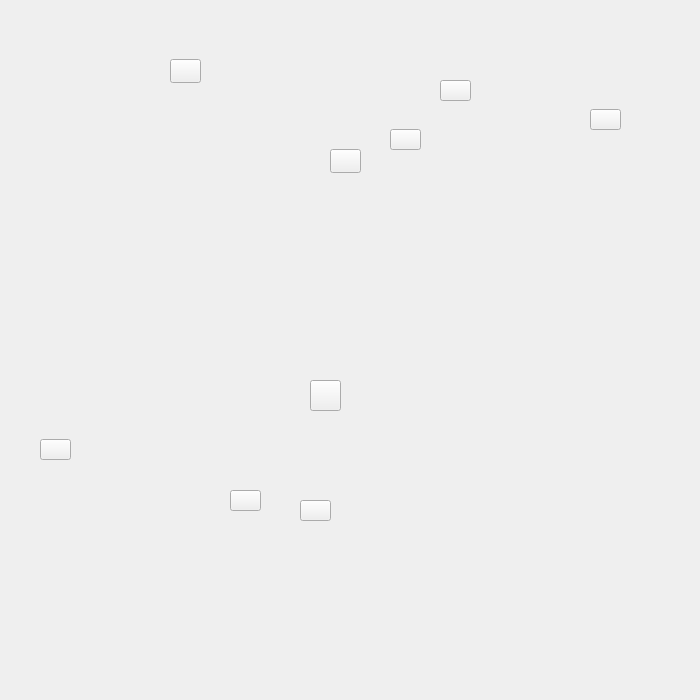
<?xml version="1.0" encoding="UTF-8"?>
<ui version="4.0">
 <class>TravelQuYuanClass</class>
 <widget class="QWidget" name="TravelQuYuanClass">
  <property name="geometry">
   <rect>
    <x>0</x>
    <y>0</y>
    <width>700</width>
    <height>700</height>
   </rect>
  </property>
  <property name="minimumSize">
   <size>
    <width>700</width>
    <height>700</height>
   </size>
  </property>
  <property name="maximumSize">
   <size>
    <width>700</width>
    <height>700</height>
   </size>
  </property>
  <property name="windowTitle">
   <string>TravelQuYuan</string>
  </property>
  <property name="styleSheet">
   <string notr="true"/>
  </property>
  <widget class="QPushButton" name="two">
   <property name="geometry">
    <rect>
     <x>230</x>
     <y>490</y>
     <width>31</width>
     <height>21</height>
    </rect>
   </property>
   <property name="styleSheet">
    <string notr="true">background-image: url(:/login/res/2.png);</string>
   </property>
   <property name="text">
    <string/>
   </property>
   <property name="icon">
    <iconset resource="login.qrc">
     <normaloff>:/login/res/2.png</normaloff>:/login/res/2.png</iconset>
   </property>
  </widget>
  <widget class="QPushButton" name="three">
   <property name="geometry">
    <rect>
     <x>300</x>
     <y>500</y>
     <width>31</width>
     <height>21</height>
    </rect>
   </property>
   <property name="styleSheet">
    <string notr="true">background-image: url(:/login/res/3.png);</string>
   </property>
   <property name="text">
    <string/>
   </property>
   <property name="icon">
    <iconset resource="login.qrc">
     <normaloff>:/login/res/3.png</normaloff>:/login/res/3.png</iconset>
   </property>
  </widget>
  <widget class="QPushButton" name="four">
   <property name="geometry">
    <rect>
     <x>310</x>
     <y>380</y>
     <width>31</width>
     <height>31</height>
    </rect>
   </property>
   <property name="styleSheet">
    <string notr="true">background-image: url(:/login/res/4.png);</string>
   </property>
   <property name="text">
    <string/>
   </property>
   <property name="icon">
    <iconset resource="login.qrc">
     <normaloff>:/login/res/4.png</normaloff>:/login/res/4.png</iconset>
   </property>
  </widget>
  <widget class="QPushButton" name="six">
   <property name="geometry">
    <rect>
     <x>440</x>
     <y>80</y>
     <width>31</width>
     <height>21</height>
    </rect>
   </property>
   <property name="styleSheet">
    <string notr="true">background-image: url(:/login/res/6.png);</string>
   </property>
   <property name="text">
    <string/>
   </property>
   <property name="icon">
    <iconset resource="login.qrc">
     <normaloff>:/login/res/6.png</normaloff>:/login/res/6.png</iconset>
   </property>
  </widget>
  <widget class="QWidget" name="widget" native="true">
   <property name="geometry">
    <rect>
     <x>0</x>
     <y>-1</y>
     <width>711</width>
     <height>721</height>
    </rect>
   </property>
   <property name="styleSheet">
    <string notr="true">background-image: url(:/login/res/QuYuan.png);</string>
   </property>
   <widget class="QPushButton" name="nine">
    <property name="geometry">
     <rect>
      <x>170</x>
      <y>60</y>
      <width>31</width>
      <height>24</height>
     </rect>
    </property>
    <property name="styleSheet">
     <string notr="true">background-image: url(:/login/res/9.png);</string>
    </property>
    <property name="text">
     <string/>
    </property>
    <property name="icon">
     <iconset resource="login.qrc">
      <normaloff>:/login/res/9.png</normaloff>:/login/res/9.png</iconset>
    </property>
   </widget>
   <widget class="QPushButton" name="seven">
    <property name="geometry">
     <rect>
      <x>390</x>
      <y>130</y>
      <width>31</width>
      <height>21</height>
     </rect>
    </property>
    <property name="styleSheet">
     <string notr="true">background-image: url(:/login/res/7.png);</string>
    </property>
    <property name="text">
     <string/>
    </property>
    <property name="icon">
     <iconset resource="login.qrc">
      <normaloff>:/login/res/7.png</normaloff>:/login/res/7.png</iconset>
    </property>
   </widget>
   <widget class="QPushButton" name="eight">
    <property name="geometry">
     <rect>
      <x>330</x>
      <y>150</y>
      <width>31</width>
      <height>24</height>
     </rect>
    </property>
    <property name="styleSheet">
     <string notr="true">background-image: url(:/login/res/8.png);</string>
    </property>
    <property name="text">
     <string/>
    </property>
    <property name="icon">
     <iconset resource="login.qrc">
      <normaloff>:/login/res/8.png</normaloff>:/login/res/8.png</iconset>
    </property>
   </widget>
   <widget class="QPushButton" name="one">
    <property name="geometry">
     <rect>
      <x>40</x>
      <y>440</y>
      <width>31</width>
      <height>21</height>
     </rect>
    </property>
    <property name="styleSheet">
     <string notr="true">
background-image: url(:/login/res/1.png);</string>
    </property>
    <property name="text">
     <string/>
    </property>
    <property name="icon">
     <iconset resource="login.qrc">
      <normaloff>:/login/res/1.png</normaloff>:/login/res/1.png</iconset>
    </property>
   </widget>
   <widget class="QPushButton" name="five">
    <property name="geometry">
     <rect>
      <x>590</x>
      <y>110</y>
      <width>31</width>
      <height>21</height>
     </rect>
    </property>
    <property name="styleSheet">
     <string notr="true">background-image: url(:/login/res/5.png);</string>
    </property>
    <property name="text">
     <string/>
    </property>
    <property name="icon">
     <iconset resource="login.qrc">
      <normaloff>:/login/res/5.png</normaloff>:/login/res/5.png</iconset>
    </property>
   </widget>
  </widget>
  <zorder>widget</zorder>
  <zorder>four</zorder>
  <zorder>six</zorder>
  <zorder>three</zorder>
  <zorder>two</zorder>
 </widget>
 <layoutdefault spacing="6" margin="11"/>
 <resources>
  <include location="login.qrc"/>
 </resources>
 <connections/>
</ui>
